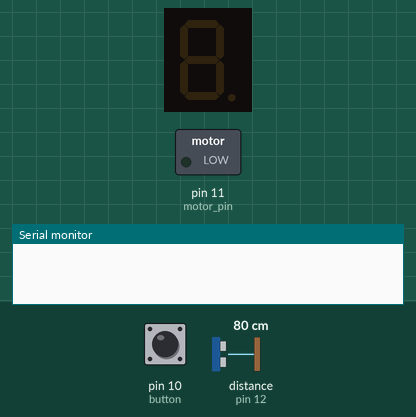
Recording of a sketch running on a simulated Arduino Uno, built with avr-gcc and run on an emulated ATmega328P. On the bench: 1-digit seven-segment display, switched loads named in the sketch (green lamp = pin HIGH), the last lines printed to the serial monitor. Wiring (inferred from the names in the program): 1-digit 7-segment display, segments lit when HIGH: segments pin 8, pin 9, pin 4, pin 5, pin 6, pin 2, pin 3. The inputs (shaded band) are chosen by the test bench; at power-on: pin 10 (button) HIGH, distance to the obstacle (sensor on pin 12) 80 cm. The echo pulse lasts 58.3 µs per cm; the segment pins are drawn as the display they are named for; pins used as bus, display or sensor lines are not drawn.

Above: at 1.2 s.
1.3 s: pin 10 (button) pulled LOW for 0.15 s
At 2.2 s:
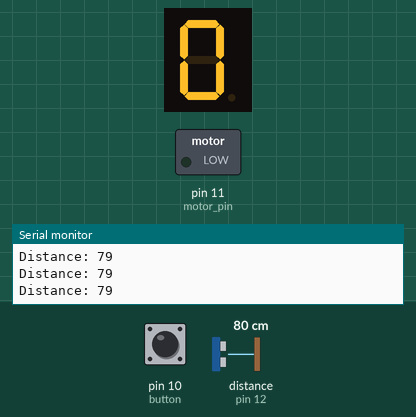
2.9 s: distance to the obstacle (sensor on pin 12) set to 19 cm
5.9 s: distance to the obstacle (sensor on pin 12) set to 15 cm
At 6.4 s:
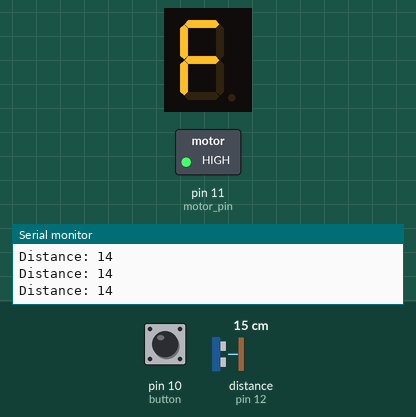
7.4 s: distance to the obstacle (sensor on pin 12) set to 18 cm
At 8.7 s:
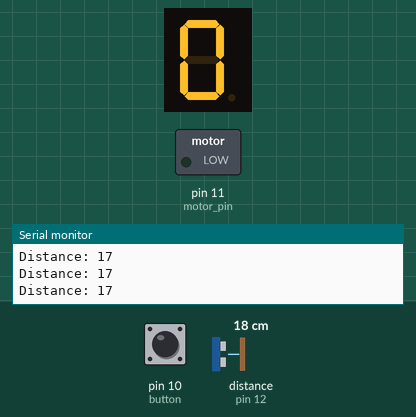
10.4 s: distance to the obstacle (sensor on pin 12) set to 2 cm
At 10.9 s:
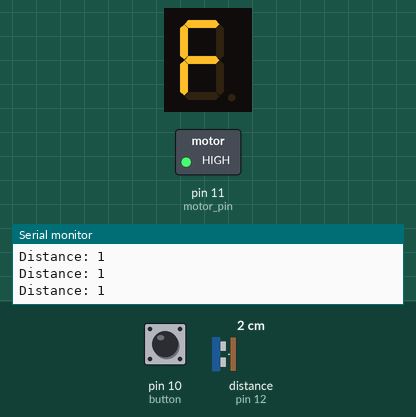
Timing chart, 0 to 12.9 s (numbered marks = the images above; inputs shaded):
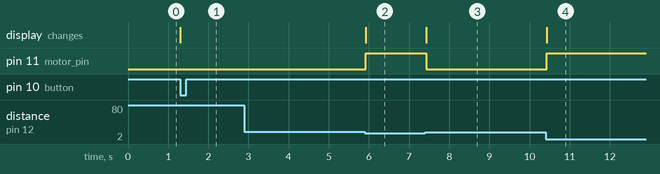

The sketch:

FanProj.ino
```cpp
const int trigPin = 13;
const int echoPin = 12;
const int motor_pin = 11;
const int button = 10;
int buttonState = 0;
const int pinF = 2;
const int pinG = 3;
const int pinC = 4;
const int pinD = 5;
const int pinE = 6;
const int pinA = 8;
const int pinB = 9;
const int red = 7;
long duration;
int distance;
int i = 0;
//All of these constants correspond to the arduino board. Note that some "outputs" aren't here because those “outputs” are the rgb green light and the fan itself because those are powered by the potentiometer which is powered by the motor_pin


void setup() {
  pinMode (button, INPUT_PULLUP);//Button
  pinMode(echoPin, INPUT); //Ultrasonic sensor
  pinMode(trigPin, OUTPUT);
  pinMode(pinA, OUTPUT); //7 segment display
  pinMode(pinB, OUTPUT);
  pinMode(pinC, OUTPUT);
  pinMode(pinD, OUTPUT);
  pinMode(pinE, OUTPUT);
  pinMode(pinF, OUTPUT);
  pinMode(pinG, OUTPUT);
  pinMode (motor_pin, OUTPUT); //Motor/potentiometer/green rgb light
  Serial.begin(9600);
}
void loop() {
  buttonState = digitalRead(button);// This section turns the arduino on from a "wait"/idle state
  if (buttonState == LOW) {
    i=1;
  }
  if (i==1) {
    digitalWrite(trigPin, LOW); //This below section up until the next comment helps take the info from the ultrasonic sensor and calculate it to gather data about the current distance (cm)
    delayMicroseconds(500);
    digitalWrite(trigPin, HIGH);
    delayMicroseconds(500);
    digitalWrite(trigPin, LOW);
    duration = pulseIn(echoPin, HIGH);
    distance = duration * 0.034 / 2;
    Serial.print("Distance: "); //This above section was to help us gage what distance would be appropriate for the fan/ find the current distance
    Serial.println(distance);
    if (distance <= 15) {
      digitalWrite (motor_pin, HIGH); //Within this certain distance which is adjustable, in this case 15 cm, "F" is displayed and the fan turns on. Note that components to indicate that the fan is off like the red rgb light or sections of the 7 segment are also turned off here
      digitalWrite (red, LOW);
      digitalWrite (pinA, HIGH);
      digitalWrite (pinB, LOW);
      digitalWrite (pinC, LOW);
      digitalWrite (pinD, LOW);
      digitalWrite (pinE, HIGH);
      digitalWrite (pinF, HIGH);
      digitalWrite (pinG, HIGH);
    }
    else if (distance > 15) {
      digitalWrite (motor_pin, LOW); //After a certain distance (in this case 15 cm), everything shuts off except the red rgb light and the "O" display which then turns on to signify that the fan is off
      digitalWrite (red, HIGH);
      digitalWrite (pinA, HIGH);
      digitalWrite (pinB, HIGH);
      digitalWrite (pinC, HIGH);
      digitalWrite (pinD, HIGH);
      digitalWrite (pinE, HIGH);
      digitalWrite (pinF, HIGH);
      digitalWrite (pinG, LOW);
    }
  }
}
```

Measured:
- the behaviour switches between 17 and 16 cm on distance to the obstacle (sensor on pin 12) (found by bisection; images 1 and 2)
- after the input at 1.3 s, the display: changes at once (image 1)
- after the input at 5.9 s, pin 11 (motor_pin): LOW → HIGH at once; the display: changes at once (image 2)
- after the input at 7.4 s, pin 11 (motor_pin): HIGH → LOW at once; the display: changes at once (image 3)
- after the input at 10.4 s, pin 11 (motor_pin): LOW → HIGH at once; the display: changes at once (image 4)
